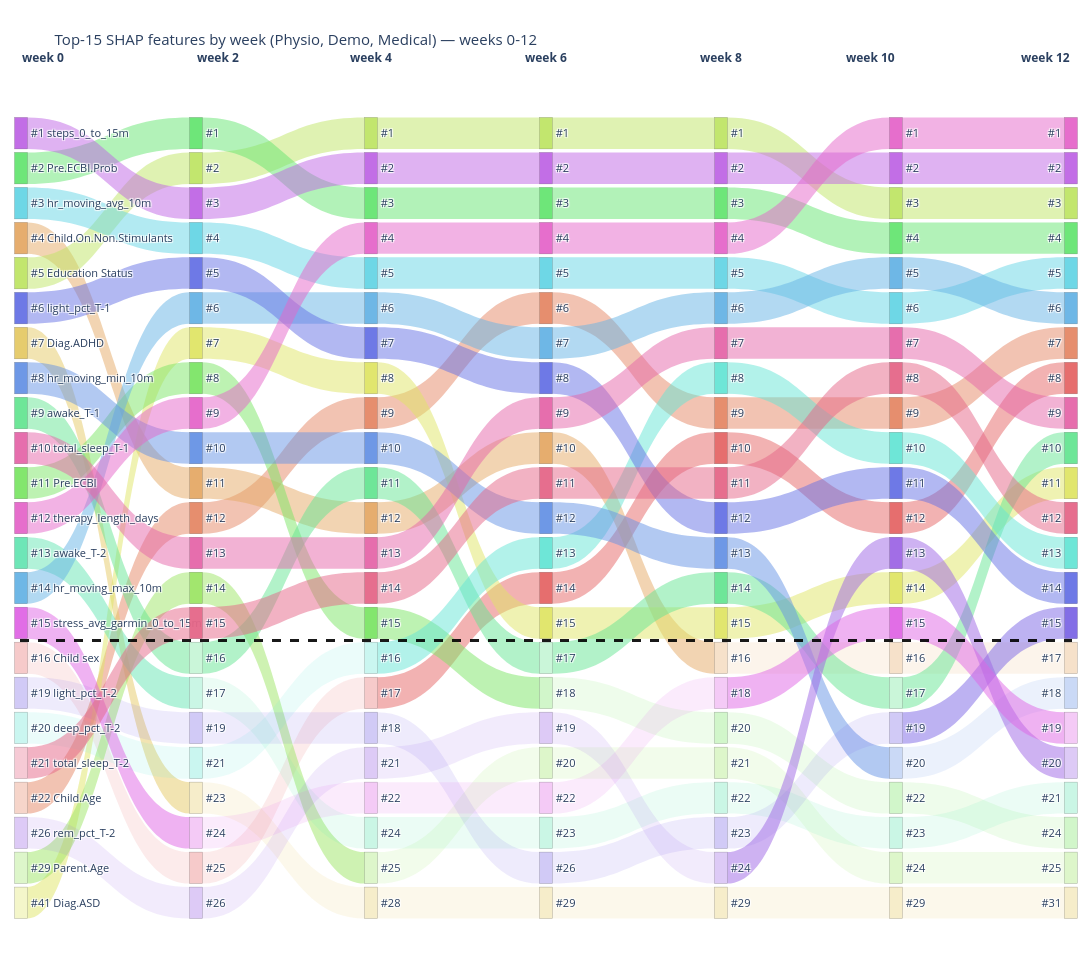

The cell this chart's notebook holds for it:
### Code cell
import colorsys

import plotly.graph_objects as go

TOP_N = 10


def _feature_color_map(features):
    """Stable, visually distinct RGB per feature (evenly spaced hues)."""
    feats = list(features)
    n = max(len(feats), 1)
    return {
        f: tuple(int(c * 255) for c in colorsys.hsv_to_rgb(i / n, 0.55, 0.9))
        for i, f in enumerate(feats)
    }


def feature_sankey(weeks, importance_by_week, top_n=TOP_N, title=""):
    """Bump-style Sankey of the top-`top_n` SHAP features across `weeks`.

    Every feature that is top-`top_n` in *any* shown week gets one continuous line across
    all columns (so if 3 features dip in and out of the top-n, there are top_n+3 lines).
    In each week the top-`top_n` occupy the upper band ordered by rank (most important on
    top); features that have fallen out sit in a fixed bottom zone ordered by their true
    rank, so a line dips down when it leaves the top-`top_n` and rises when it re-enters,
    and no line ever runs off the plot. A bold dashed horizontal line marks the top-`top_n`
    cutoff (just below the #`top_n` row). Color is per feature. Each line is named once, in
    week 0 ("#<rank> <feature>"), and shows the rank alone ("#<rank>") thereafter — so
    labels are consistent from column to column. Ribbons are constant width — they trace
    rank movement, not |SHAP| magnitude.
    """
    full = {w: importance_by_week[w].sort_values(ascending=False) for w in weeks}
    top = {w: full[w].head(top_n) for w in weeks}
    top_set = {w: set(top[w].index) for w in weeks}
    ranks = {w: {f: i for i, f in enumerate(full[w].index)} for w in weeks}

    # Every feature ever in the top-n gets a lane in every column -> continuous lines.
    tracked = sorted({f for w in weeks for f in top[w].index})
    K = len(tracked)
    cmap = _feature_color_map(tracked)
    ncols = len(weeks)

    def rank_of(w, feat):
        return ranks[w].get(feat, len(full[w]))  # unseen that week -> very bottom

    # Per-week vertical order: top-n first (by rank), then fallen-out features (by rank).
    order = {
        w: sorted(tracked, key=lambda f: (0 if f in top_set[w] else 1, rank_of(w, f)))
        for w in weeks
    }
    lane = {w: {f: i for i, f in enumerate(order[w])} for w in weeks}

    def col_x(ci):
        return 0.001 if ncols == 1 else 0.001 + 0.998 * ci / (ncols - 1)

    def lane_y(li):
        return 0.03 + 0.94 * (li + 0.5) / K  # node-domain y (0 = top) for lane index li

    node_idx, node_labels, node_colors, node_x, node_y = {}, [], [], [], []
    named = set()  # name each line once, in week 0; rank-only afterward
    for ci, w in enumerate(weeks):  # week 0 first -> every line is named in column 0
        for feat in order[w]:
            node_idx[(w, feat)] = len(node_labels)
            in_top = feat in top_set[w]
            r1 = rank_of(w, feat) + 1
            if feat in named:
                node_labels.append(f"#{r1}")
            else:
                node_labels.append(f"#{r1} {feat}")
                named.add(feat)
            r, g, b = cmap[feat]
            node_colors.append(f"rgba({r},{g},{b},{0.95 if in_top else 0.35})")
            node_x.append(col_x(ci))
            node_y.append(lane_y(lane[w][feat]))

    # One ribbon per feature between every adjacent pair of shown weeks (continuous line).
    s_idx, t_idx, values, link_colors = [], [], [], []
    for ci in range(ncols - 1):
        a, b = weeks[ci], weeks[ci + 1]
        for feat in tracked:
            s_idx.append(node_idx[(a, feat)])
            t_idx.append(node_idx[(b, feat)])
            values.append(
                1.0
            )  # constant width: lines trace rank movement, not magnitude
            r, g, bb = cmap[feat]
            in_band = feat in top_set[a] or feat in top_set[b]  # touches the top-n band
            link_colors.append(f"rgba({r},{g},{bb},{0.5 if in_band else 0.13})")

    # Text summary of top-n churn (nothing is silently dropped).
    for a, b in zip(weeks[:-1], weeks[1:]):
        entered = sorted(top_set[b] - top_set[a])
        left = sorted(top_set[a] - top_set[b])
        print(
            f"week {a:>2} -> {b:>2}   entered top-{top_n}: {entered or '-'}   left: {left or '-'}"
        )

    fig = go.Figure(
        go.Sankey(
            arrangement="fixed",  # honor node y exactly so the top-n divider lines up
            node=dict(
                label=node_labels,
                color=node_colors,
                x=node_x,
                y=node_y,
                pad=6,
                thickness=13,
                line=dict(color="rgba(0,0,0,0.3)", width=0.5),
            ),
            link=dict(source=s_idx, target=t_idx, value=values, color=link_colors),
        )
    )
    # Bold dashed divider just below the #top_n row (node y=0 is the top -> flip to paper y).
    if K > top_n:
        y_div = 1.0 - lane_y(top_n - 0.5)  # boundary between lane top_n-1 and top_n
        fig.add_shape(
            type="line",
            xref="paper",
            yref="paper",
            x0=0,
            x1=1,
            y0=y_div,
            y1=y_div,
            line=dict(color="rgba(0,0,0,0.9)", width=3, dash="dash"),
        )
    for ci, w in enumerate(weeks):
        fig.add_annotation(
            x=0.0 if ncols == 1 else ci / (ncols - 1),
            y=1.05,
            xref="paper",
            yref="paper",
            showarrow=False,
            text=f"<b>week {w}</b>",
            font=dict(size=12),
        )
    fig.update_layout(
        title_text=title,
        font_size=11,
        width=190 * ncols + 240,
        height=max(620, 42 * K),
        margin=dict(t=90, l=20, r=20, b=20),
    )
    return fig


# Full feature set uses the top 15 features (Physio+Medical below keeps the default 10).
fig_fine = feature_sankey(
    [0, 2, 4, 6, 8, 10, 12],
    importance_by_week,
    top_n=15,
    title="Top-15 SHAP features by week (Physio, Demo, Medical) — weeks 0-12",
)
fig_fine.show()

### Figure 1 — Plotly figure (JSON) as saved in the notebook; plotly's stock layout.template omitted (floating-point values rounded to 4 significant figures; data arrays with more than 128 entries replaced by an {"elided": "..."} marker saying what was removed)
{"data": [{"arrangement": "fixed", "link": {"color": {"elided": "138 str values"}, "source": {"elided": "138 int values"}, "target": {"elided": "138 int values"}, "value": {"elided": "138 float values"}}, "node": {"color": {"elided": "161 str values"}, "label": {"elided": "161 str values"}, "line": {"color": "rgba(0,0,0,0.3)", "width": 0.5}, "pad": 6, "thickness": 13, "x": {"elided": "161 float values"}, "y": {"elided": "161 float values"}}, "type": "sankey"}], "layout": {"annotations": [{"font": {"size": 12}, "showarrow": false, "text": "<b>week 0</b>", "x": 0.0, "xref": "paper", "y": 1.05, "yref": "paper"}, {"font": {"size": 12}, "showarrow": false, "text": "<b>week 2</b>", "x": 0.1667, "xref": "paper", "y": 1.05, "yref": "paper"}, {"font": {"size": 12}, "showarrow": false, "text": "<b>week 4</b>", "x": 0.3333, "xref": "paper", "y": 1.05, "yref": "paper"}, {"font": {"size": 12}, "showarrow": false, "text": "<b>week 6</b>", "x": 0.5, "xref": "paper", "y": 1.05, "yref": "paper"}, {"font": {"size": 12}, "showarrow": false, "text": "<b>week 8</b>", "x": 0.6667, "xref": "paper", "y": 1.05, "yref": "paper"}, {"font": {"size": 12}, "showarrow": false, "text": "<b>week 10</b>", "x": 0.8333, "xref": "paper", "y": 1.05, "yref": "paper"}, {"font": {"size": 12}, "showarrow": false, "text": "<b>week 12</b>", "x": 1.0, "xref": "paper", "y": 1.05, "yref": "paper"}], "font": {"size": 11}, "height": 966, "margin": {"b": 20, "l": 20, "r": 20, "t": 90}, "shapes": [{"line": {"color": "rgba(0,0,0,0.9)", "dash": "dash", "width": 3}, "type": "line", "x0": 0, "x1": 1, "xref": "paper", "y0": 0.357, "y1": 0.357, "yref": "paper"}], "title": {"text": "Top-15 SHAP features by week (Physio, Demo, Medical) — weeks 0-12"}, "width": 1570}}
